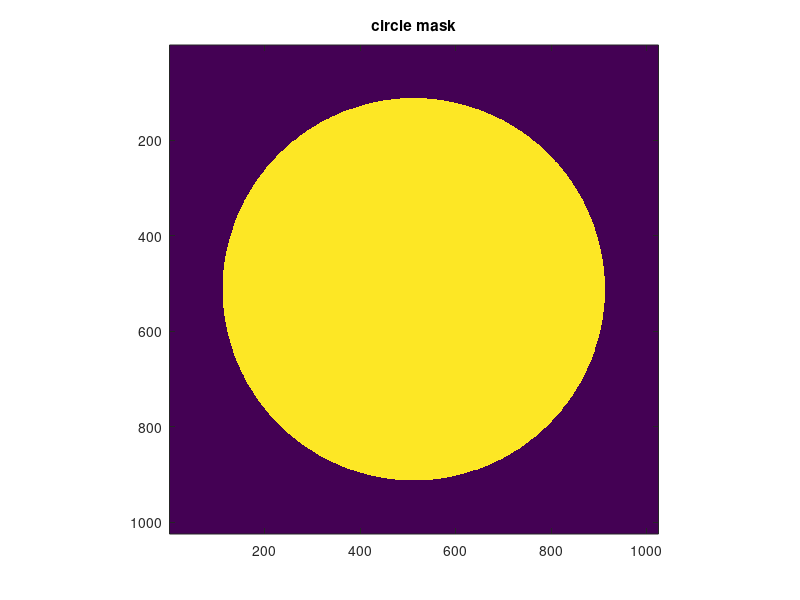
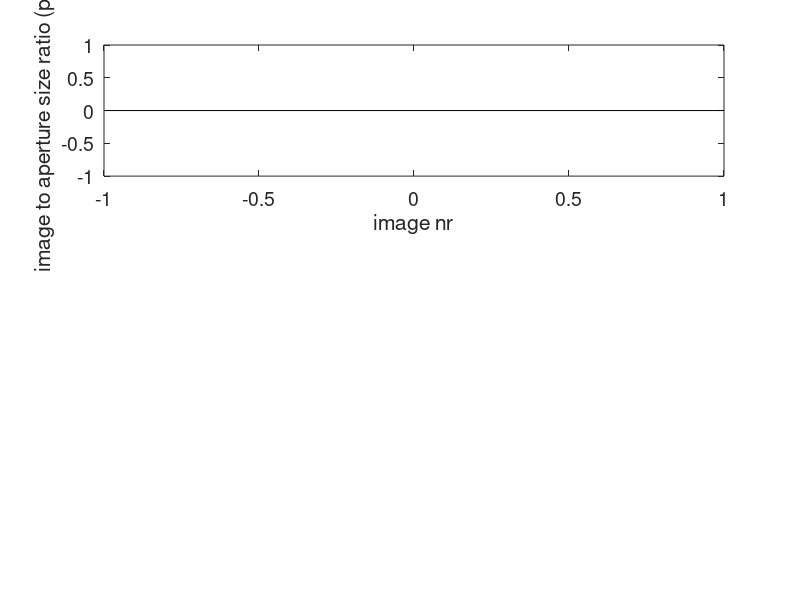

Source code (MATLAB) for these figures, in order: (Note: this script raises an error after producing the figures.)
%% check_cobj_rescale_crop.m

% Create circle mask
imageSizeX = 1024;
imageSizeY = 1024;

[X, Y] = meshgrid(1:imageSizeX, 1:imageSizeY);

% Next create the circle in the image.
centerX = imageSizeX / 2;
centerY = imageSizeY / 2;
radius  = 400;

% translate
shift_x = 0; % (positive shifts make the circle go right, negative shifts make the circle go left)
shift_y = 0; % (positive shifts make the circle go down, negative shifts make the circle go up)
centerX = centerX + shift_x;
centerY = centerY + shift_y;

circlePixels = (Y - centerY).^2 ...
    + (X - centerX).^2 <= radius.^2;

figure;
imagesc(circlePixels) ;
title('circle mask');
axis square;


%% Load rescaled images

d = dir(fullfile(pwd,'*.png'));
cat_name = {'bear','car','giraffe','parrot','damon','lisa','sophia', ...
            'banana', 'pizza','church', 'house', 'watertower','brush','drill','bus','suv'};

        
num_objs = 16;
num_views = 22;

% prep for ellipse plotting
phi    = linspace(0,2*pi,50);
cosphi = cos(phi); sinphi = sin(phi);

objstart = [1:(num_views/2):length(d)];

nPixels_object = [];
ratio = [];
idx = {};
avg_centroid_x = []; avg_centroid_y = [];
avg_majorAxis = []; avg_minorAxis = [];
avg_theta = []; avg_area = [];

object_vec = repelem(1:num_objs,2);
for cobj = 1:length(objstart)
    curr_cat = cat_name{object_vec(cobj)};
    
    figure; set(gcf,'Position',[1849,358,2282,412])
    file_idx = objstart(cobj)+[0:10];
    for vw = 1:length(file_idx)
        fname = fullfile(d(vw).folder,d(file_idx(vw)).name);
        [im, map, alpha] = imread(fname);
        
        % Crop the image to the bounding box.
        circlePixelsRGB = bsxfun(@times, im(1:1024,1:1024,:), cast(circlePixels, class(im)));
        
        propsIm = regionprops(rgb2gray(im(1:1024,1:1024,:)),'Area','Centroid',...
            'MajorAxisLength','MinorAxisLength','Eccentricity','Orientation');
        
        s = struct2cell(propsIm);
        centroids = reshape(cell2mat(s(2,:)),2,[])';
        p50 = prctile([centroids(:,1),centroids(:,2)],50); 
%         hold on; scatter(p50(1),p50(2),150,'y','filled')
        centerX_2 = p50(1);
        centerY_2 = p50(2);

        circlePixelsShifted = (Y - centerY_2).^2 ...
            + (X - centerX_2).^2 <= radius.^2;

        propsCircleMask = regionprops(circlePixelsShifted, 'BoundingBox');
        maskedImage = imcrop(circlePixelsRGB, propsCircleMask.BoundingBox);
        
        circleAlpha = bsxfun(@times, alpha(1:1024,1:1024), cast(circlePixelsShifted, class(alpha)));
        maskedAlpha = imcrop(circleAlpha,propsCircleMask.BoundingBox);

        circleAlpha_bool = logical(circleAlpha);
        
        sz = size(maskedImage(circleAlpha_bool));
        nPixels_object(cobj,vw) = sz(1);
        ratio(cobj,vw) = sz(1)/sum(circlePixels(:));
        
        % get cropped object stats:
        stats = regionprops(maskedAlpha,'Centroid','Area',...
            'MajorAxisLength','MinorAxisLength','Eccentricity','Orientation');
        
%         if ismember(objstart(cobj),[45,67,78,111,122,133,144,155,221,232,243,254, 265, 276, 309, 320])
            area_thresh = 180;
            majoraxis_thresh = 400;
%         else
%             area_thresh = 200;
%             majoraxis_thresh = 500;
%         end
            
        idx{cobj,vw} = find([stats.Area] > area_thresh & [stats.MajorAxisLength] > majoraxis_thresh);
        
        subplot(1,(num_views/2),vw);
        imagesc(maskedImage); axis square
        sgtitle(sprintf('%s (file nr %d-%d)', curr_cat, file_idx(vw)-10, file_idx(vw)));
        hold all;
        colors = lines(length(idx{cobj,vw}));
        
        clear centroid_x centroid_y a b theta
        for jj = 1:length(idx{cobj,vw})
            
            final_ellipse = idx{cobj,vw}(jj);
            
            centroid_x(jj) = stats(final_ellipse).Centroid(1);
            centroid_y(jj) = stats(final_ellipse).Centroid(2);
            a(jj) = stats(final_ellipse).MajorAxisLength/2;
            b(jj) = stats(final_ellipse).MinorAxisLength/2;
            theta(jj) = pi*stats(final_ellipse).Orientation/180;
            
            R = [ cos(theta(jj)) sin(theta(jj))
                -sin(theta(jj)) cos(theta(jj))];
            xy = [a(jj)*cosphi; b(jj)*sinphi];
            xy = R*xy;
            x = xy(1,:) + centroid_x(jj);
            y = xy(2,:) + centroid_y(jj);
            
            hold all;
            plot(stats(final_ellipse).Centroid(1),stats(final_ellipse).Centroid(2),'*','Color',colors(jj,:))
            plot(x,y,'Color',colors(jj,:),'LineWidth',2);
            
%             legendNames{jj} = sprintf('%i',idx(jj));
        end
        %     gg = gca;
        %     legend(gg.Children((length(gg.Children)-1):-2:1), legendNames)
        
        avg_centroid_x(cobj,vw) = mean(centroid_x);
        avg_centroid_y(cobj,vw) = mean(centroid_y);
        avg_majorAxis(cobj,vw) = mean(a);
        avg_minorAxis(cobj,vw) = mean(b);
        avg_theta(cobj,vw)     = circ_mean(theta,[],2);
        avg_area(cobj,vw)      = pi*mean(a)*mean(b);
        
        avg_R = [ cos(avg_theta(cobj,vw)) sin(avg_theta(cobj,vw))
            -sin(avg_theta(cobj,vw)) cos(avg_theta(cobj,vw))];
        avg_xy = [avg_majorAxis(cobj,vw)*cosphi; avg_minorAxis(cobj,vw)*sinphi];
        avg_xy = avg_R*avg_xy;
        avg_x = avg_xy(1,:) + avg_centroid_x(cobj,vw);
        avg_y = avg_xy(2,:) + avg_centroid_y(cobj,vw);
        
        hold all;
        plot(avg_centroid_x(cobj,vw),avg_centroid_y(cobj,vw),'*','Color','w')
        plot(avg_x,avg_y,'Color','w','LineWidth',4);
        title(vw);

    end
    
%     print(gcf,'-dpng','-r100',fullfile('~/Desktop/',sprintf('%s%d', curr_cat,file_idx(vw))))
end


%% Plot object specs

new_cat = 1:num_views:size(ratio,1);

vline_x = (num_views:num_views:length(d));
vline_x = repmat(vline_x',1,2);
within_cat_mn_ratio = mean(ratio,2);
within_cat_st_ratio = std(ratio,[],2);
within_cat_mn_abs   = mean(nPixels_object,2);
within_cat_st_abs  = std(nPixels_object,[],2);
within_cat_mn_area = mean(avg_area,2);
within_cat_st_area = std(avg_area,[],2);


%
figure(33); clf; set(gcf, 'Position', [1 1 1030 1277])
subplot(3,1,1);
stem(reshape(ratio',1,[]));
hold all;
vline_y = repmat([0 0.5],size(vline_x,1),1);
plot(vline_x',vline_y','r-')
plot([0,length(d)],[mean(ratio(:)),mean(ratio(:))],'g-', 'linewidth',3)
plot([0,length(d)],[mean(ratio(:))-std(ratio(:)),mean(ratio(:))-std(ratio(:))],'g:', 'linewidth',3)
plot([0,length(d)],[mean(ratio(:))+std(ratio(:)),mean(ratio(:))+std(ratio(:))],'g:', 'linewidth',3)
ylabel('image to aperture size ratio (pixels)')
xlabel('image nr')
set(gca,'FontSize',14)
xlim([0 length(ratio(:))])
set(gca,'XTick',[(num_views/2):num_views:length(ratio(:))], ...
        'XTickLabel',cat_name);
    
subplot(3,1,2); cla 
stem(reshape(avg_majorAxis',1,[]));
hold all;
vline_y = repmat([0 400],size(vline_x,1),1);
plot(vline_x',vline_y','r-')
plot([0,length(d)],[mean(avg_majorAxis(:)),mean(avg_majorAxis(:))],'g-', 'linewidth',3)
plot([0,length(d)],[mean(avg_majorAxis(:))-std(avg_majorAxis(:)),mean(avg_majorAxis(:))-std(avg_majorAxis(:))],'g:', 'linewidth',3)
plot([0,length(d)],[mean(avg_majorAxis(:))+std(avg_majorAxis(:)),mean(avg_majorAxis(:))+std(avg_majorAxis(:))],'g:', 'linewidth',3)

ylabel('Major axis (pixel radius)')
xlabel('image nr')
set(gca,'FontSize',14)
xlim([0 length(ratio(:))])
set(gca,'XTick',[(num_views/2):num_views:length(ratio(:))], ...
        'XTickLabel',cat_name);
    
subplot(3,1,3); cla 
stem(reshape(avg_area',1,[]));
hold all;
vline_y = repmat([0 10.^5.5],size(vline_x,1),1);
plot(vline_x',vline_y','r-')
plot([0,length(d)],[mean(avg_area(:)),mean(avg_area(:))],'g-', 'linewidth',3)
plot([0,length(d)],[mean(avg_area(:))-std(avg_area(:)),mean(avg_area(:))-std(avg_area(:))],'g:', 'linewidth',3)
plot([0,length(d)],[mean(avg_area(:))+std(avg_area(:)),mean(avg_area(:))+std(avg_area(:))],'g:', 'linewidth',3)

ylabel('Ellipse area (pixels)')
xlabel('image nr')
set(gca,'FontSize',14)
xlim([0 length(ratio(:))])
set(gca,'XTick',[(num_views/2):num_views:length(ratio(:))], ...
        'XTickLabel',cat_name);

